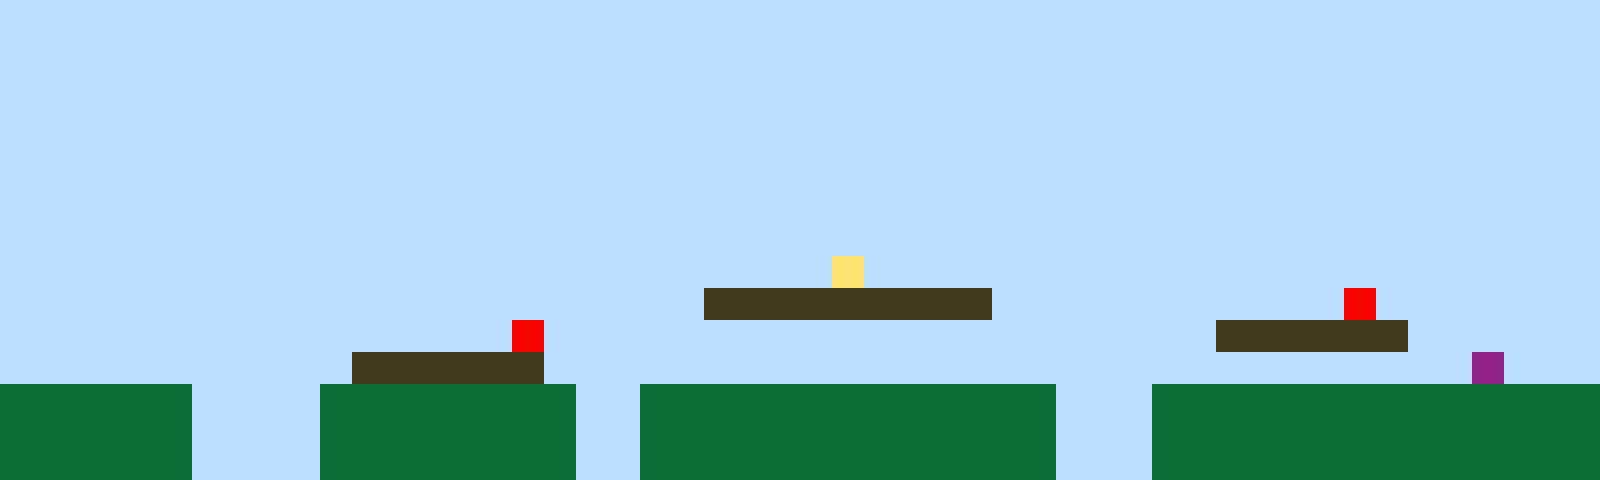

This is a level from a 2D game, rendered from its Tiled map with the project's own tilesets. A one-line summary and the complete map file follow:
An orthogonal 50x15 tile map with 32x32 px tiles, 1 tile layer (Tile Layer 1).

<map version="1.10" tiledversion="1.11.2" orientation="orthogonal" renderorder="right-up" width="50" height="15" tilewidth="32" tileheight="32" infinite="0" nextlayerid="2" nextobjectid="1"><editorsettings><export target="map1.csv" format="csv" /></editorsettings><tileset firstgid="1" name="sprites" tilewidth="32" tileheight="32" tilecount="6" columns="3"><image source="sprites.png" width="96" height="64" /></tileset><layer id="1" name="Tile Layer 1" width="50" height="15"><data encoding="csv">1,1,1,1,1,1,1,1,1,1,1,1,1,1,1,1,1,1,1,1,1,1,1,1,1,1,1,1,1,1,1,1,1,1,1,1,1,1,1,1,1,1,1,1,1,1,1,1,1,1,1,1,1,1,1,1,1,1,1,1,1,1,1,1,1,1,1,1,1,1,1,1,1,1,1,1,1,1,1,1,1,1,1,1,1,1,1,1,1,1,1,1,1,1,1,1,1,1,1,1,1,1,1,1,1,1,1,1,1,1,1,1,1,1,1,1,1,1,1,1,1,1,1,1,1,1,1,1,1,1,1,1,1,1,1,1,1,1,1,1,1,1,1,1,1,1,1,1,1,1,1,1,1,1,1,1,1,1,1,1,1,1,1,1,1,1,1,1,1,1,1,1,1,1,1,1,1,1,1,1,1,1,1,1,1,1,1,1,1,1,1,1,1,1,1,1,1,1,1,1,1,1,1,1,1,1,1,1,1,1,1,1,1,1,1,1,1,1,1,1,1,1,1,1,1,1,1,1,1,1,1,1,1,1,1,1,1,1,1,1,1,1,1,1,1,1,1,1,1,1,1,1,1,1,1,1,1,1,1,1,1,1,1,1,1,1,1,1,1,1,1,1,1,1,1,1,1,1,1,1,1,1,1,1,1,1,1,1,1,1,1,1,1,1,1,1,1,1,1,1,1,1,1,1,1,1,1,1,1,1,1,1,1,1,1,1,1,1,1,1,1,1,1,1,1,1,1,1,1,1,1,1,1,1,1,1,1,1,1,1,1,1,1,1,1,1,1,1,1,1,1,1,1,1,1,1,1,1,1,1,1,1,1,1,1,1,1,1,1,1,1,1,1,1,1,1,1,1,1,1,1,1,1,1,1,1,1,1,1,1,1,1,1,1,1,1,1,1,1,1,1,1,1,1,1,1,1,1,1,1,1,1,1,1,1,1,1,1,1,1,1,1,1,1,1,1,4,1,1,1,1,1,1,1,1,1,1,1,1,1,1,1,1,1,1,1,1,1,1,1,1,1,1,1,1,1,1,1,1,1,1,1,1,1,1,1,1,1,1,1,1,1,3,3,3,3,3,3,3,3,3,1,1,1,1,1,1,1,1,1,1,1,5,1,1,1,1,1,1,1,1,1,1,1,1,1,1,1,1,1,1,1,1,1,1,1,5,1,1,1,1,1,1,1,1,1,1,1,1,1,1,1,1,1,1,1,1,1,3,3,3,3,3,3,1,1,1,1,1,1,1,1,1,1,1,1,1,1,1,1,1,3,3,3,3,3,3,1,1,1,1,1,1,1,1,1,1,1,1,1,1,1,1,1,1,1,1,1,1,1,1,1,1,1,1,1,6,1,1,1,2,2,2,2,2,2,1,1,1,1,2,2,2,2,2,2,2,2,1,1,2,2,2,2,2,2,2,2,2,2,2,2,2,1,1,1,2,2,2,2,2,2,2,2,2,2,2,2,2,2,2,2,2,2,2,2,1,1,1,1,2,2,2,2,2,2,2,2,1,1,2,2,2,2,2,2,2,2,2,2,2,2,2,1,1,1,2,2,2,2,2,2,2,2,2,2,2,2,2,2,2,2,2,2,2,2,1,1,1,1,2,2,2,2,2,2,2,2,1,1,2,2,2,2,2,2,2,2,2,2,2,2,2,1,1,1,2,2,2,2,2,2,2,2,2,2,2,2,2,2</data></layer></map>
